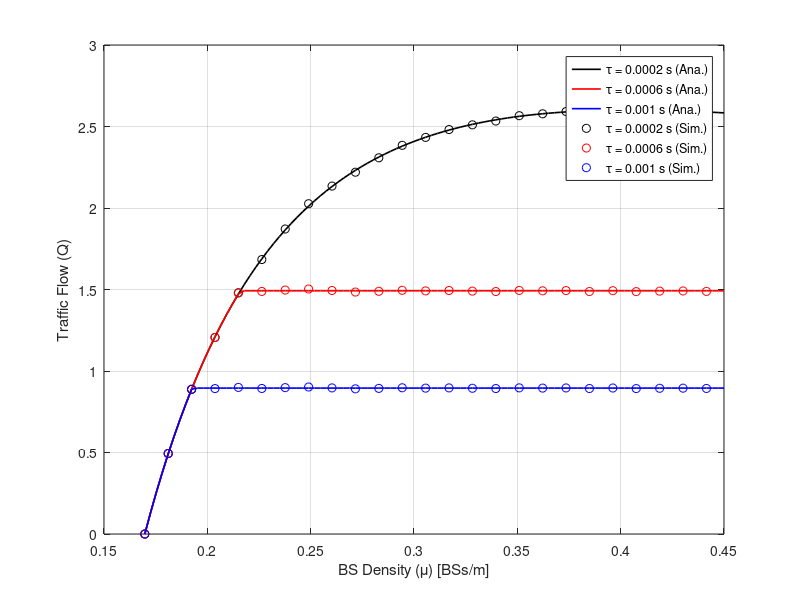

The MATLAB script that drew this image:
clc;
clear all;
close all;

% System Parameters
V_max = 30; % m/s
%V_max = [0.05 0.1 0.15]; % km/s
R_th = 1*10^9; % B/s
%R_thr = [1*10^9, 1*10^10, 1.1*10^10];
W_c = 40*10^6; % Hz
P_R = 1; % Watts
mu_max = 0.45; % Max BS intensity
h_d = 1./(mu_max.*V_max); % Normalized handover rate
%l = [0.001, 0.005, 0.01, 0.015]; % CAV safety distances (km)
l = 1;
epsilon = 0.0015; % Crash probability
lambda_bar = 1; % CAV average spacing
lambda = 1./lambda_bar;
tau = [0.0002, 0.0006 0.001]; % Processing time
 
% SNR parameters
alpha = 3; % path loss exponent
G_tx = 1; % Gain at transmitter
G_rx = 1; % Gain at reciever
c = 3*10^8; % km/s
f_R = 2.1*10^9; % Hz
NP=W_c*273*1.38*(10)^-23; % watts/m^2
gamma_R = G_tx*G_rx*(c/(4*pi*f_R))^2;
gamma_bar = (gamma_R.*P_R)/NP;

% Optimal BS intensity
%mu = (1/2).*(nthroot((2.^((sqrt(R_thr).*sqrt(R_thr+4.*W_c.*alpha)+R_thr)./(2.*W_c)))./(gamma_bar), alpha)); 
mu_data = (1/(2*gamma_bar^(1/alpha)))*nthroot((2^(R_th/W_c)-1), alpha);
mu = linspace(mu_data, mu_max); % BS intensity

% Vector allocation
SNR = zeros(1, length(mu));
R_m = zeros(1, length(mu));
V_data1 = zeros(1, length(mu));
V_data2 = zeros(1, length(mu));
V_data3 = zeros(1, length(mu));

V_safe1 = zeros(1, length(mu));
V_safe2 = zeros(1, length(mu));
V_safe3 = zeros(1, length(mu));

V_opt1 = zeros(1, length(mu));
V_opt2 = zeros(1, length(mu));
V_opt3 = zeros(1, length(mu));

% Safety Velocity
V_safe1 = -lambda_bar*log(1-epsilon)/(tau(1)); 
V_safe2 = -lambda_bar*log(1-epsilon)/(tau(2));
V_safe3 = -lambda_bar*log(1-epsilon)/(tau(3));

    for j = 1:length(mu)
        %SNR calculation
        SNR(j) = (gamma_R.*P_R.*(1/(2.*mu(j))).^(-alpha))./NP;
       
        % Rate calculation
        R_m(j) = W_c*log2(1 + SNR(j));
       
        % Velocity with data rate
        V_data1(j) = (1./(h_d(1).*mu(j))).*(1 - (R_th./R_m(j)));
        %V_data2(j) = (1./(h_d(2).*mu(j))).*(1 - (R_thr./R_m(j)));
        %V_data3(j) = (1./(h_d(3).*mu(j))).*(1 - (R_thr./R_m(j)));
        
        % Optimal Velocity
        V_opt1(j) = min([V_safe1 V_max V_data1(j)]);
        V_opt2(j) = min([V_safe2 V_max V_data1(j)]);
        V_opt3(j) = min([V_safe3 V_max V_data1(j)]);
        
        % Simulation
        pd = makedist('Exponential', 'mu', lambda_bar);
        t = truncate(pd,l,Inf);
        r = random(t, 10000, 1);
        Qsim1(j) = V_opt1(j).*mean(1./r);
        Qsim2(j) = V_opt2(j).*mean(1./r);
        Qsim3(j) = V_opt3(j).*mean(1./r);
    end

% Plots    
figure(1);
Y = exp(l.*lambda).*expint(l.*lambda);
Q1 = V_opt1.*lambda.*Y;
plot(mu, Q1, 'k', 'LineWidth', 1.2);
hold on
% Y2 = exp(l(2).*lambda).*gammainc(lambda,l(2).*lambda,'upper');
Q2 = V_opt2.*lambda.*Y;
plot(mu, Q2, 'r', 'LineWidth', 1.2);
hold on 
% Y3 = exp(l(3).*lambda).*gammainc(lambda,l(3).*lambda,'upper');
Q3 = V_opt3.*lambda.*Y;
plot(mu, Q3, 'b', 'LineWidth', 1.2);
hold on;
plot(mu(1:4:end), Qsim1(1:4:end), 'ko')
hold on;
plot(mu(1:4:end), Qsim2(1:4:end), 'ro')
hold on;
plot(mu(1:4:end), Qsim3(1:4:end), 'bo')
hold off;
grid on
xlabel('BS Density (\mu) [BSs/m]');
ylabel('Traffic Flow (Q)');
%ylim([0 1.5*10^-4])
% title('Q vs. \mu with Varying Data Rate Thresholds');
legend('\tau = 0.0002 s (Ana.)', '\tau = 0.0006 s (Ana.)', '\tau = 0.001 s (Ana.)', '\tau = 0.0002 s (Sim.)', '\tau = 0.0006 s (Sim.)', '\tau = 0.001 s (Sim.)');